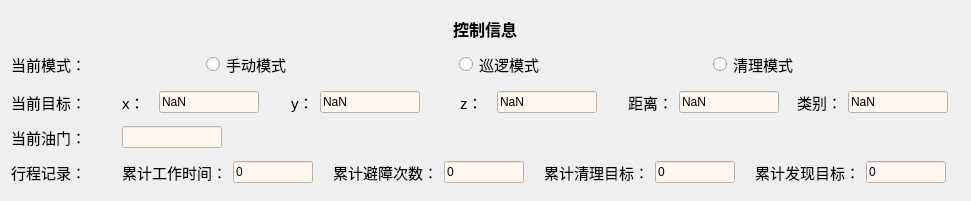
   <widget class="QWidget" name="layoutWidget_9">
    <property name="geometry">
     <rect>
      <x>20</x>
      <y>590</y>
      <width>971</width>
      <height>201</height>
     </rect>
    </property>
    <layout class="QVBoxLayout" name="Control" stretch="1,1,1,0,1">
     <item alignment="Qt::AlignHCenter">
      <widget class="QLabel" name="label_29">
       <property name="enabled">
        <bool>true</bool>
       </property>
       <property name="minimumSize">
        <size>
         <width>172</width>
         <height>21</height>
        </size>
       </property>
       <property name="maximumSize">
        <size>
         <width>172</width>
         <height>21</height>
        </size>
       </property>
       <property name="font">
        <font>
         <family>微软雅黑</family>
        </font>
       </property>
       <property name="text">
        <string>&lt;html&gt;&lt;head/&gt;&lt;body&gt;&lt;p&gt;&lt;span style=&quot; font-size:12pt; font-weight:700;&quot;&gt;控制信息&lt;/span&gt;&lt;/p&gt;&lt;/body&gt;&lt;/html&gt;</string>
       </property>
       <property name="alignment">
        <set>Qt::AlignCenter</set>
       </property>
      </widget>
     </item>
     <item>
      <layout class="QHBoxLayout" name="horizontalLayout_14" stretch="1,4">
       <item>
        <widget class="QLabel" name="label_30">
         <property name="text">
          <string>&lt;html&gt;&lt;head/&gt;&lt;body&gt;&lt;p&gt;&lt;span style=&quot; font-size:11pt;&quot;&gt;当前模式：&lt;/span&gt;&lt;/p&gt;&lt;/body&gt;&lt;/html&gt;</string>
         </property>
        </widget>
       </item>
       <item>
        <layout class="QHBoxLayout" name="horizontalLayout_29">
         <item>
          <widget class="QRadioButton" name="radioButton_manual">
           <property name="font">
            <font>
             <pointsize>11</pointsize>
            </font>
           </property>
           <property name="text">
            <string>手动模式</string>
           </property>
          </widget>
         </item>
         <item>
          <widget class="QRadioButton" name="radioButton_patrol">
           <property name="font">
            <font>
             <pointsize>11</pointsize>
            </font>
           </property>
           <property name="text">
            <string>巡逻模式</string>
           </property>
          </widget>
         </item>
         <item>
          <widget class="QRadioButton" name="radioButton_clear">
           <property name="font">
            <font>
             <pointsize>11</pointsize>
            </font>
           </property>
           <property name="text">
            <string>清理模式</string>
           </property>
          </widget>
         </item>
        </layout>
       </item>
      </layout>
     </item>
     <item>
      <layout class="QHBoxLayout" name="horizontalLayout_15" stretch="1,8">
       <item>
        <widget class="QLabel" name="label_31">
         <property name="text">
          <string>&lt;html&gt;&lt;head/&gt;&lt;body&gt;&lt;p&gt;&lt;span style=&quot; font-size:11pt;&quot;&gt;当前目标：&lt;/span&gt;&lt;/p&gt;&lt;/body&gt;&lt;/html&gt;</string>
         </property>
        </widget>
       </item>
       <item>
        <layout class="QHBoxLayout" name="horizontalLayout_28">
         <item>
          <layout class="QHBoxLayout" name="horizontalLayout_16" stretch="1,4">
           <item>
            <widget class="QLabel" name="label_32">
             <property name="text">
              <string>&lt;html&gt;&lt;head/&gt;&lt;body&gt;&lt;p&gt;&lt;span style=&quot; font-size:11pt;&quot;&gt;x：&lt;/span&gt;&lt;/p&gt;&lt;/body&gt;&lt;/html&gt;</string>
             </property>
            </widget>
           </item>
           <item alignment="Qt::AlignLeft">
            <widget class="QLineEdit" name="lineEdit_x">
             <property name="maximumSize">
              <size>
               <width>100</width>
               <height>16777215</height>
              </size>
             </property>
             <property name="styleSheet">
              <string notr="true">background-color: rgb(255, 248, 240);</string>
             </property>
             <property name="text">
              <string>NaN</string>
             </property>
            </widget>
           </item>
          </layout>
         </item>
         <item>
          <layout class="QHBoxLayout" name="horizontalLayout_21" stretch="0,4">
           <item>
            <widget class="QLabel" name="label_37">
             <property name="text">
              <string>&lt;html&gt;&lt;head/&gt;&lt;body&gt;&lt;p&gt;&lt;span style=&quot; font-size:11pt;&quot;&gt;y：&lt;/span&gt;&lt;/p&gt;&lt;/body&gt;&lt;/html&gt;</string>
             </property>
            </widget>
           </item>
           <item alignment="Qt::AlignLeft">
            <widget class="QLineEdit" name="lineEdit_y">
             <property name="maximumSize">
              <size>
               <width>100</width>
               <height>16777215</height>
              </size>
             </property>
             <property name="styleSheet">
              <string notr="true">background-color: rgb(255, 248, 240);</string>
             </property>
             <property name="text">
              <string>NaN</string>
             </property>
            </widget>
           </item>
          </layout>
         </item>
         <item>
          <layout class="QHBoxLayout" name="horizontalLayout_17" stretch="1,4">
           <item>
            <widget class="QLabel" name="label_33">
             <property name="text">
              <string>&lt;html&gt;&lt;head/&gt;&lt;body&gt;&lt;p&gt;&lt;span style=&quot; font-size:11pt;&quot;&gt;z：&lt;/span&gt;&lt;/p&gt;&lt;/body&gt;&lt;/html&gt;</string>
             </property>
            </widget>
           </item>
           <item alignment="Qt::AlignLeft">
            <widget class="QLineEdit" name="lineEdit_z">
             <property name="maximumSize">
              <size>
               <width>100</width>
               <height>16777215</height>
              </size>
             </property>
             <property name="styleSheet">
              <string notr="true">background-color: rgb(255, 248, 240);</string>
             </property>
             <property name="text">
              <string>NaN</string>
             </property>
            </widget>
           </item>
          </layout>
         </item>
         <item>
          <layout class="QHBoxLayout" name="horizontalLayout_22" stretch="0,4">
           <item>
            <widget class="QLabel" name="label_38">
             <property name="text">
              <string>&lt;html&gt;&lt;head/&gt;&lt;body&gt;&lt;p&gt;&lt;span style=&quot; font-size:11pt;&quot;&gt;距离：&lt;/span&gt;&lt;/p&gt;&lt;/body&gt;&lt;/html&gt;</string>
             </property>
            </widget>
           </item>
           <item alignment="Qt::AlignLeft">
            <widget class="QLineEdit" name="lineEdit_distance">
             <property name="maximumSize">
              <size>
               <width>100</width>
               <height>16777215</height>
              </size>
             </property>
             <property name="styleSheet">
              <string notr="true">background-color: rgb(255, 248, 240);</string>
             </property>
             <property name="text">
              <string>NaN</string>
             </property>
            </widget>
           </item>
          </layout>
         </item>
         <item>
          <layout class="QHBoxLayout" name="horizontalLayout_18" stretch="1,4">
           <item>
            <widget class="QLabel" name="label_34">
             <property name="text">
              <string>&lt;html&gt;&lt;head/&gt;&lt;body&gt;&lt;p&gt;&lt;span style=&quot; font-size:11pt;&quot;&gt;类别：&lt;/span&gt;&lt;/p&gt;&lt;/body&gt;&lt;/html&gt;</string>
             </property>
            </widget>
           </item>
           <item alignment="Qt::AlignLeft">
            <widget class="QLineEdit" name="lineEdit_class">
             <property name="maximumSize">
              <size>
               <width>100</width>
               <height>16777215</height>
              </size>
             </property>
             <property name="styleSheet">
              <string notr="true">background-color: rgb(255, 248, 240);</string>
             </property>
             <property name="text">
              <string>NaN</string>
             </property>
            </widget>
           </item>
          </layout>
         </item>
        </layout>
       </item>
      </layout>
     </item>
     <item>
      <layout class="QHBoxLayout" name="horizontalLayout_19" stretch="1,8">
       <item>
        <widget class="QLabel" name="label_35">
         <property name="text">
          <string>&lt;html&gt;&lt;head/&gt;&lt;body&gt;&lt;p&gt;&lt;span style=&quot; font-size:11pt;&quot;&gt;当前油门：&lt;/span&gt;&lt;/p&gt;&lt;/body&gt;&lt;/html&gt;</string>
         </property>
        </widget>
       </item>
       <item>
        <layout class="QHBoxLayout" name="horizontalLayout_30">
         <item>
          <widget class="QLineEdit" name="lineEdit_motor">
           <property name="maximumSize">
            <size>
             <width>100</width>
             <height>16777215</height>
            </size>
           </property>
           <property name="styleSheet">
            <string notr="true">background-color: rgb(255, 248, 240);</string>
           </property>
          </widget>
         </item>
         <item>
          <spacer name="horizontalSpacer">
           <property name="orientation">
            <enum>Qt::Horizontal</enum>
           </property>
           <property name="sizeHint" stdset="0">
            <size>
             <width>40</width>
             <height>20</height>
            </size>
           </property>
          </spacer>
         </item>
        </layout>
       </item>
      </layout>
     </item>
     <item>
      <layout class="QHBoxLayout" name="horizontalLayout_20" stretch="1,8">
       <item>
        <widget class="QLabel" name="label_36">
         <property name="text">
          <string>&lt;html&gt;&lt;head/&gt;&lt;body&gt;&lt;p&gt;&lt;span style=&quot; font-size:11pt;&quot;&gt;行程记录：&lt;/span&gt;&lt;/p&gt;&lt;/body&gt;&lt;/html&gt;</string>
         </property>
        </widget>
       </item>
       <item>
        <layout class="QHBoxLayout" name="horizontalLayout_27">
         <item>
          <layout class="QHBoxLayout" name="horizontalLayout_23" stretch="0,4">
           <item>
            <widget class="QLabel" name="label_39">
             <property name="text">
              <string>&lt;html&gt;&lt;head/&gt;&lt;body&gt;&lt;p&gt;&lt;span style=&quot; font-size:11pt;&quot;&gt;累计工作时间：&lt;/span&gt;&lt;/p&gt;&lt;/body&gt;&lt;/html&gt;</string>
             </property>
            </widget>
           </item>
           <item alignment="Qt::AlignLeft">
            <widget class="QLineEdit" name="lineEdit_work_time">
             <property name="maximumSize">
              <size>
               <width>80</width>
               <height>16777215</height>
              </size>
             </property>
             <property name="styleSheet">
              <string notr="true">background-color: rgb(255, 248, 240);</string>
             </property>
             <property name="text">
              <string>0</string>
             </property>
            </widget>
           </item>
          </layout>
         </item>
         <item>
          <layout class="QHBoxLayout" name="horizontalLayout_25" stretch="0,4">
           <item>
            <widget class="QLabel" name="label_41">
             <property name="text">
              <string>&lt;html&gt;&lt;head/&gt;&lt;body&gt;&lt;p&gt;&lt;span style=&quot; font-size:11pt;&quot;&gt;累计避障次数：&lt;/span&gt;&lt;/p&gt;&lt;/body&gt;&lt;/html&gt;</string>
             </property>
            </widget>
           </item>
           <item alignment="Qt::AlignLeft">
            <widget class="QLineEdit" name="lineEdit_avoid_count">
             <property name="maximumSize">
              <size>
               <width>80</width>
               <height>16777215</height>
              </size>
             </property>
             <property name="styleSheet">
              <string notr="true">background-color: rgb(255, 248, 240);</string>
             </property>
             <property name="text">
              <string>0</string>
             </property>
            </widget>
           </item>
          </layout>
         </item>
         <item>
          <layout class="QHBoxLayout" name="horizontalLayout_26" stretch="0,4">
           <item>
            <widget class="QLabel" name="label_42">
             <property name="text">
              <string>&lt;html&gt;&lt;head/&gt;&lt;body&gt;&lt;p&gt;&lt;span style=&quot; font-size:11pt;&quot;&gt;累计清理目标：&lt;/span&gt;&lt;/p&gt;&lt;/body&gt;&lt;/html&gt;</string>
             </property>
            </widget>
           </item>
           <item alignment="Qt::AlignLeft">
            <widget class="QLineEdit" name="lineEdit_clear_count">
             <property name="maximumSize">
              <size>
               <width>80</width>
               <height>16777215</height>
              </size>
             </property>
             <property name="styleSheet">
              <string notr="true">background-color: rgb(255, 248, 240);</string>
             </property>
             <property name="text">
              <string>0</string>
             </property>
            </widget>
           </item>
          </layout>
         </item>
         <item>
          <layout class="QHBoxLayout" name="horizontalLayout_24" stretch="0,4">
           <item>
            <widget class="QLabel" name="label_40">
             <property name="text">
              <string>&lt;html&gt;&lt;head/&gt;&lt;body&gt;&lt;p&gt;&lt;span style=&quot; font-size:11pt;&quot;&gt;累计发现目标：&lt;/span&gt;&lt;/p&gt;&lt;/body&gt;&lt;/html&gt;</string>
             </property>
            </widget>
           </item>
           <item alignment="Qt::AlignLeft">
            <widget class="QLineEdit" name="lineEdit_find_count">
             <property name="maximumSize">
              <size>
               <width>80</width>
               <height>16777215</height>
              </size>
             </property>
             <property name="styleSheet">
              <string notr="true">background-color: rgb(255, 248, 240);</string>
             </property>
             <property name="text">
              <string>0</string>
             </property>
            </widget>
           </item>
          </layout>
         </item>
        </layout>
       </item>
      </layout>
     </item>
    </layout>
   </widget>
